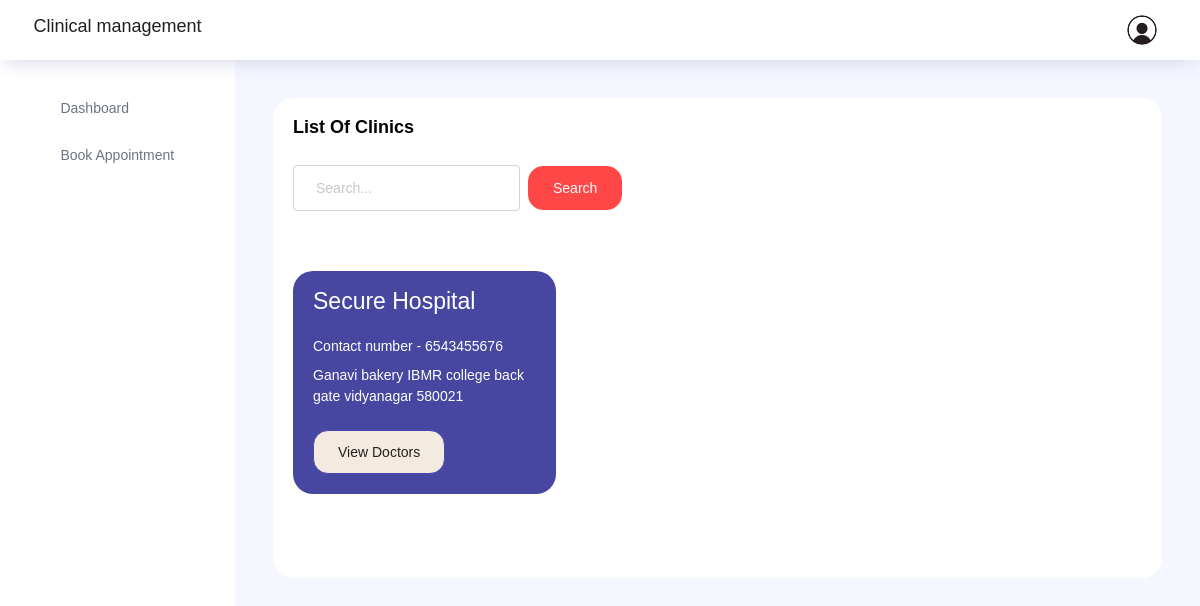
Page /book_appointment on the committed database.
### users/models.py (models this page shows)
class NewUser(AbstractUser):
    user_type = models.CharField(max_length=100, default='patient')
    phone_no = models.CharField(max_length=100, default='employee')
    address = models.CharField(max_length=100, default='employee')
    city = models.CharField(max_length=100, default='employee')
    qualification=models.CharField(max_length=100, default=' ')
    specialization=models.CharField(max_length=100, default=' ')
    available_timings=models.CharField(max_length=100, default=' ')
    added_by=models.CharField(max_length=100, default=' ')

### users/views.py (the view)
# urls.py: path('book_appointment',views.book_appointment, name="book_appointment"),
def book_appointment(request):
    clinics=NewUser.objects.filter(user_type='clinic')
    return render(request,'book_appointment.html',{'clinics':clinics})

### users/templates/book_appointment.html (shortened to what this page needs)
{% extends 'base2.html' %}
{% block content %}
<div class="main-panel">
    <div class="content-wrapper">
        <div class="row">
<div class="col-lg-12 grid-margin stretch-card">
    <div class="card">
      <div class="card-body">
        <h4 class="card-title">List Of Clinics</h4>
        <div class="header-container">
          <div class="search-container">
            <form id="searchForm" method="get" action="" class="form-inline">
              <div class="form-group">
                <input type="text" name="search" class="form-control mr-2" placeholder="Search..." value="{{ search_query }}">
                <button type="submit" class="btn btn-danger">Search</button>
              </div>
            </form>
          </div>
        </div>
        <div class="row" style="margin-top: 50px;">
            <div class="col-md-12 grid-margin transparent" >
                {% for x in clinics %}
                <div class="row">
                    <div class="col-md-4 mb-4 stretch-card transparent">
                        <div class="card card-dark-blue">
                            <div class="card-body">
                                <p class="mb-4" style="font-size: 23px;">{{x.first_name}}</p>
                                <p>Contact number - {{x.phone_no}}</p>
                                <p>{{x.address}}</p>
                                <a href="/doctor_appo/{{x.id}}">
                                <button class="btn btn-primary mt-3" style="background-color: rgb(243, 235, 224);color:rgb(33, 33, 33)">View Doctors</button></a>
                            </div>
                        </div>
                    </div>
                </div>
             {% endfor %}
            </div>
          </div>
      </div>
    </div>
  </div>
</div>
</div>
</div>
{% endblock %}

### users/templates/book_appointment.html (style rules this page uses)
.header-container { display: flex; justify-content: space-between; align-items: center; padding: 10px 0; }
.search-container, .filter-container { display: flex; align-items: center; }
.search-container .form-control { margin-right: 10px; }

### rows in the picture
NewUser: first_name "Secure Hospital", phone_no "6543455676", address "Ganavi bakery IBMR college back gate vidyanagar 580021"
